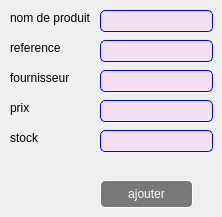
      <widget class="QWidget" name="tab_3">
       <attribute name="title">
        <string>ajouter</string>
       </attribute>
       <widget class="QLabel" name="label">
        <property name="geometry">
         <rect>
          <x>10</x>
          <y>10</y>
          <width>91</width>
          <height>16</height>
         </rect>
        </property>
        <property name="text">
         <string>nom de produit</string>
        </property>
       </widget>
       <widget class="QLabel" name="label_2">
        <property name="geometry">
         <rect>
          <x>10</x>
          <y>40</y>
          <width>81</width>
          <height>16</height>
         </rect>
        </property>
        <property name="text">
         <string>reference</string>
        </property>
       </widget>
       <widget class="QLabel" name="label_3">
        <property name="geometry">
         <rect>
          <x>10</x>
          <y>70</y>
          <width>71</width>
          <height>16</height>
         </rect>
        </property>
        <property name="text">
         <string>fournisseur</string>
        </property>
       </widget>
       <widget class="QLabel" name="label_4">
        <property name="geometry">
         <rect>
          <x>10</x>
          <y>100</y>
          <width>55</width>
          <height>16</height>
         </rect>
        </property>
        <property name="text">
         <string>prix</string>
        </property>
       </widget>
       <widget class="QLabel" name="label_5">
        <property name="geometry">
         <rect>
          <x>10</x>
          <y>130</y>
          <width>55</width>
          <height>16</height>
         </rect>
        </property>
        <property name="text">
         <string>stock</string>
        </property>
       </widget>
       <widget class="QLineEdit" name="lineEdit">
        <property name="geometry">
         <rect>
          <x>100</x>
          <y>10</y>
          <width>113</width>
          <height>22</height>
         </rect>
        </property>
        <property name="styleSheet">
         <string notr="true">QLineEdit{
background-color:rgba(255,170,255,20%);
border:1 solid blue;
border-radius:5px;
color:black;
}</string>
        </property>
       </widget>
       <widget class="QLineEdit" name="lineEdit_2">
        <property name="geometry">
         <rect>
          <x>100</x>
          <y>40</y>
          <width>113</width>
          <height>22</height>
         </rect>
        </property>
        <property name="styleSheet">
         <string notr="true">QLineEdit{
background-color:rgba(255,170,255,20%);
border:1 solid blue;
border-radius:5px;
color:black;
}</string>
        </property>
       </widget>
       <widget class="QLineEdit" name="lineEdit_3">
        <property name="geometry">
         <rect>
          <x>100</x>
          <y>70</y>
          <width>113</width>
          <height>22</height>
         </rect>
        </property>
        <property name="styleSheet">
         <string notr="true">QLineEdit{
background-color:rgba(255,170,255,20%);
border:1 solid blue;
border-radius:5px;
color:black;
}</string>
        </property>
       </widget>
       <widget class="QLineEdit" name="lineEdit_4">
        <property name="geometry">
         <rect>
          <x>100</x>
          <y>100</y>
          <width>113</width>
          <height>22</height>
         </rect>
        </property>
        <property name="styleSheet">
         <string notr="true">QLineEdit{
background-color:rgba(255,170,255,20%);
border:1 solid blue;
border-radius:5px;
color:black;
}</string>
        </property>
       </widget>
       <widget class="QLineEdit" name="lineEdit_5">
        <property name="geometry">
         <rect>
          <x>100</x>
          <y>130</y>
          <width>113</width>
          <height>22</height>
         </rect>
        </property>
        <property name="styleSheet">
         <string notr="true">QLineEdit{
background-color:rgba(255,170,255,20%);
border:1 solid blue;
border-radius:5px;
color:black;
}</string>
        </property>
       </widget>
       <widget class="QPushButton" name="pushButton">
        <property name="geometry">
         <rect>
          <x>100</x>
          <y>180</y>
          <width>93</width>
          <height>28</height>
         </rect>
        </property>
        <property name="styleSheet">
         <string notr="true">QPushButton{
background-color:rgba(0,0,0,50%);
color:white;
border:1 solid white;
border-radius: 5px;
}
QPushButton:hover{
background-color:rgba(255,0,0,50%);
color:black;
}</string>
        </property>
        <property name="text">
         <string>ajouter</string>
        </property>
       </widget>
      </widget>
